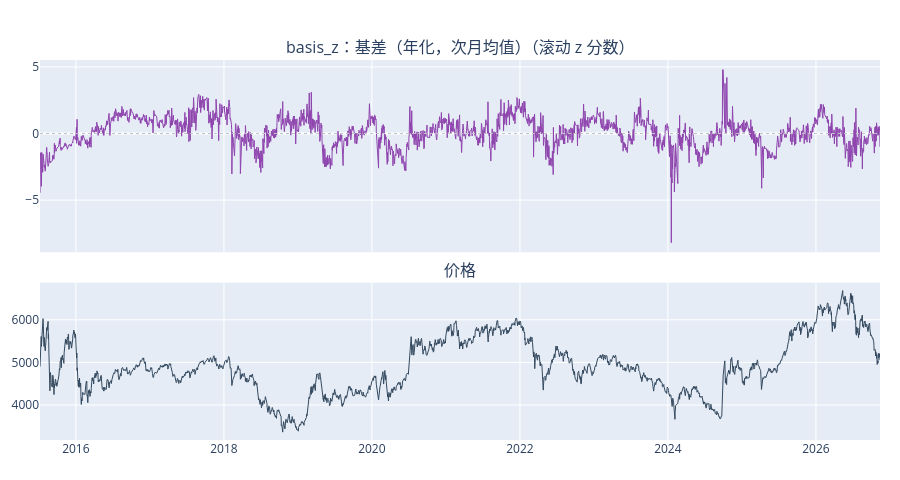
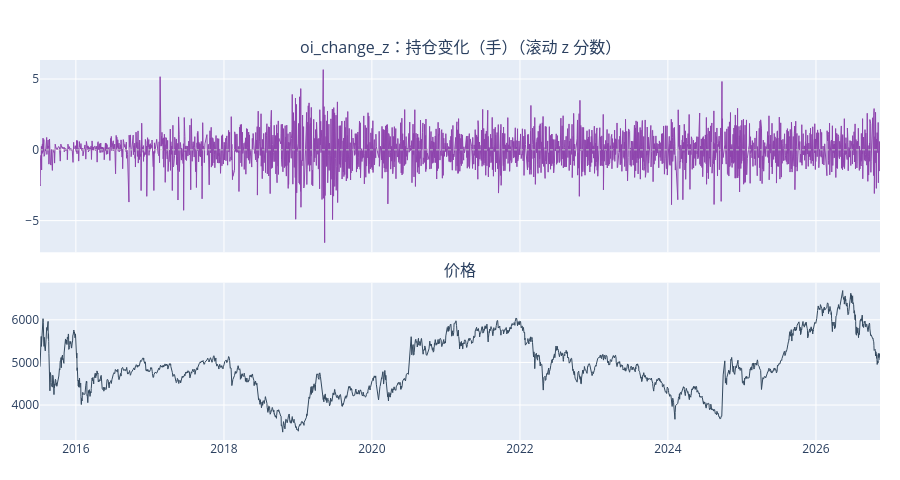
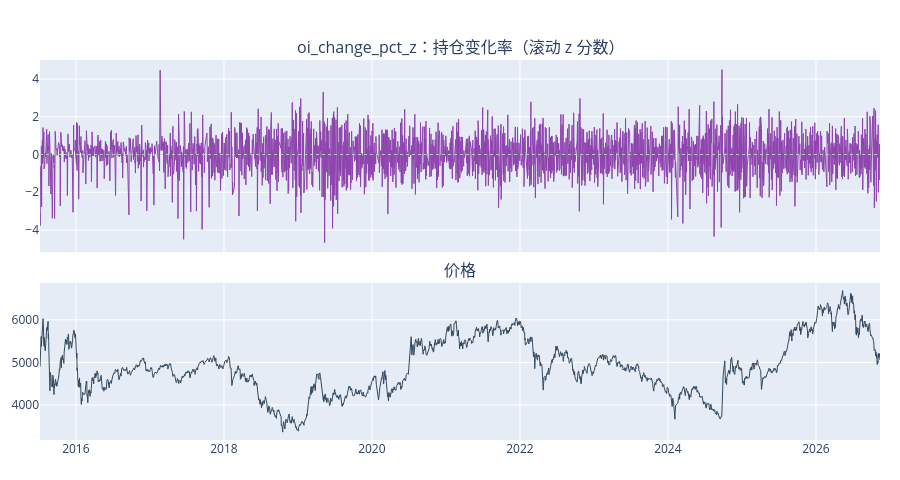

Notebook code for these charts, in order:
### Markdown cell above
### 各信号走势

### Code cell
for name in z.columns:
    plot_money(name).show()

### Figure 1 — Plotly figure (JSON) as saved in the notebook; plotly's stock layout.template omitted (floating-point values rounded to 4 significant figures; data arrays with more than 128 entries replaced by an {"elided": "..."} marker saying what was removed)
{"data": [{"line": {"color": "#8E44AD", "width": 1}, "mode": "lines", "name": "basis_z", "type": "scatter", "x": {"elided": "2758 str values"}, "xaxis": "x", "y": {"elided": "2758 float values"}, "yaxis": "y"}, {"line": {"color": "#34495E", "width": 1}, "mode": "lines", "name": "价格", "type": "scatter", "x": {"elided": "2758 str values"}, "xaxis": "x2", "y": {"elided": "2758 float values"}, "yaxis": "y2"}], "layout": {"annotations": [{"font": {"size": 16}, "showarrow": false, "text": "basis_z：基差（年化，次月均值）（滚动 z 分数）", "x": 0.5, "xanchor": "center", "xref": "paper", "y": 1, "yanchor": "bottom", "yref": "paper"}, {"font": {"size": 16}, "showarrow": false, "text": "价格", "x": 0.5, "xanchor": "center", "xref": "paper", "y": 0.414, "yanchor": "bottom", "yref": "paper"}], "height": 480, "hovermode": "x unified", "margin": {"b": 40, "l": 40, "r": 20, "t": 60}, "shapes": [{"line": {"color": "#BDC3C7", "dash": "dot", "width": 1}, "type": "line", "x0": 0, "x1": 1, "xref": "x domain", "y0": 0, "y1": 0, "yref": "y"}], "showlegend": false, "xaxis": {"anchor": "y", "domain": [0, 1], "matches": "x2", "showticklabels": false}, "xaxis2": {"anchor": "y2", "domain": [0, 1]}, "yaxis": {"anchor": "x", "domain": [0.494, 1]}, "yaxis2": {"anchor": "x2", "domain": [0, 0.414]}}}

### Figure 2 — Plotly figure (JSON) as saved in the notebook; plotly's stock layout.template omitted (floating-point values rounded to 4 significant figures; data arrays with more than 128 entries replaced by an {"elided": "..."} marker saying what was removed)
{"data": [{"line": {"color": "#8E44AD", "width": 1}, "mode": "lines", "name": "oi_change_z", "type": "scatter", "x": {"elided": "2758 str values"}, "xaxis": "x", "y": {"elided": "2758 float values"}, "yaxis": "y"}, {"line": {"color": "#34495E", "width": 1}, "mode": "lines", "name": "价格", "type": "scatter", "x": {"elided": "2758 str values"}, "xaxis": "x2", "y": {"elided": "2758 float values"}, "yaxis": "y2"}], "layout": {"annotations": [{"font": {"size": 16}, "showarrow": false, "text": "oi_change_z：持仓变化（手）（滚动 z 分数）", "x": 0.5, "xanchor": "center", "xref": "paper", "y": 1, "yanchor": "bottom", "yref": "paper"}, {"font": {"size": 16}, "showarrow": false, "text": "价格", "x": 0.5, "xanchor": "center", "xref": "paper", "y": 0.414, "yanchor": "bottom", "yref": "paper"}], "height": 480, "hovermode": "x unified", "margin": {"b": 40, "l": 40, "r": 20, "t": 60}, "shapes": [{"line": {"color": "#BDC3C7", "dash": "dot", "width": 1}, "type": "line", "x0": 0, "x1": 1, "xref": "x domain", "y0": 0, "y1": 0, "yref": "y"}], "showlegend": false, "xaxis": {"anchor": "y", "domain": [0, 1], "matches": "x2", "showticklabels": false}, "xaxis2": {"anchor": "y2", "domain": [0, 1]}, "yaxis": {"anchor": "x", "domain": [0.494, 1]}, "yaxis2": {"anchor": "x2", "domain": [0, 0.414]}}}

### Figure 3 — Plotly figure (JSON) as saved in the notebook; plotly's stock layout.template omitted (floating-point values rounded to 4 significant figures; data arrays with more than 128 entries replaced by an {"elided": "..."} marker saying what was removed)
{"data": [{"line": {"color": "#8E44AD", "width": 1}, "mode": "lines", "name": "oi_change_pct_z", "type": "scatter", "x": {"elided": "2758 str values"}, "xaxis": "x", "y": {"elided": "2758 float values"}, "yaxis": "y"}, {"line": {"color": "#34495E", "width": 1}, "mode": "lines", "name": "价格", "type": "scatter", "x": {"elided": "2758 str values"}, "xaxis": "x2", "y": {"elided": "2758 float values"}, "yaxis": "y2"}], "layout": {"annotations": [{"font": {"size": 16}, "showarrow": false, "text": "oi_change_pct_z：持仓变化率（滚动 z 分数）", "x": 0.5, "xanchor": "center", "xref": "paper", "y": 1, "yanchor": "bottom", "yref": "paper"}, {"font": {"size": 16}, "showarrow": false, "text": "价格", "x": 0.5, "xanchor": "center", "xref": "paper", "y": 0.414, "yanchor": "bottom", "yref": "paper"}], "height": 480, "hovermode": "x unified", "margin": {"b": 40, "l": 40, "r": 20, "t": 60}, "shapes": [{"line": {"color": "#BDC3C7", "dash": "dot", "width": 1}, "type": "line", "x0": 0, "x1": 1, "xref": "x domain", "y0": 0, "y1": 0, "yref": "y"}], "showlegend": false, "xaxis": {"anchor": "y", "domain": [0, 1], "matches": "x2", "showticklabels": false}, "xaxis2": {"anchor": "y2", "domain": [0, 1]}, "yaxis": {"anchor": "x", "domain": [0.494, 1]}, "yaxis2": {"anchor": "x2", "domain": [0, 0.414]}}}
